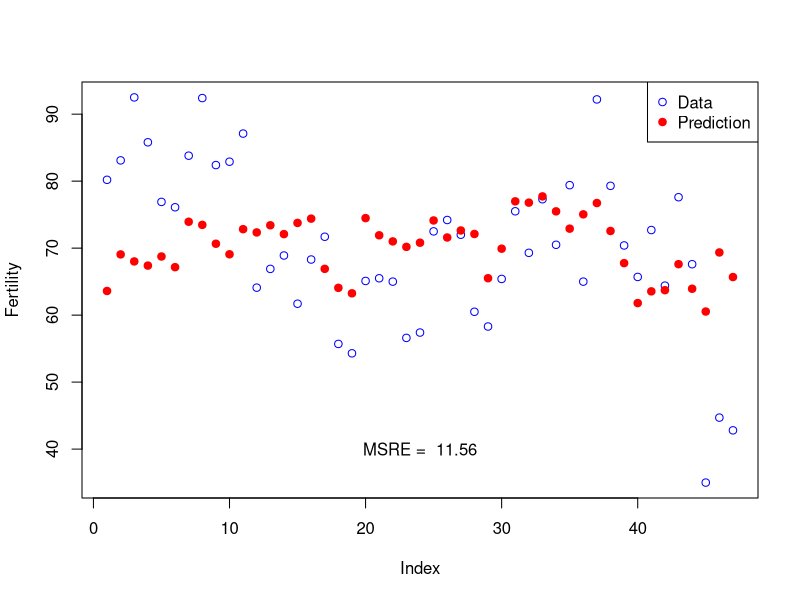

This figure's R source:
## ---- chunk 1
knitr::opts_chunk$set(echo = FALSE)
## ---- chunk 2
library(datasets)
data(swiss)
## ---- chunk 3
head(swiss)
## ---- chunk 4
modFit <- lm(Fertility ~ Agriculture, data=swiss)
mse <- sqrt(sum(modFit$residual^2)/nrow(swiss))
xp <- 1:nrow(swiss)
plot(xp, swiss$Fertility,
     xlab = "Index",
     ylab = "Fertility",
     pch=1,
     col="blue")
points(xp,
       modFit$fitted.values,
       pch=19,
       col="red")
legend("topright",
       pch = c(1,19),
       col = c("blue", "red"),
       legend = c("Data", "Prediction"))
text(x=mean(c(max(xp),min(xp))),
     y=40,
     paste("MSRE = ", round(mse,2)))
summary(modFit)$coef
